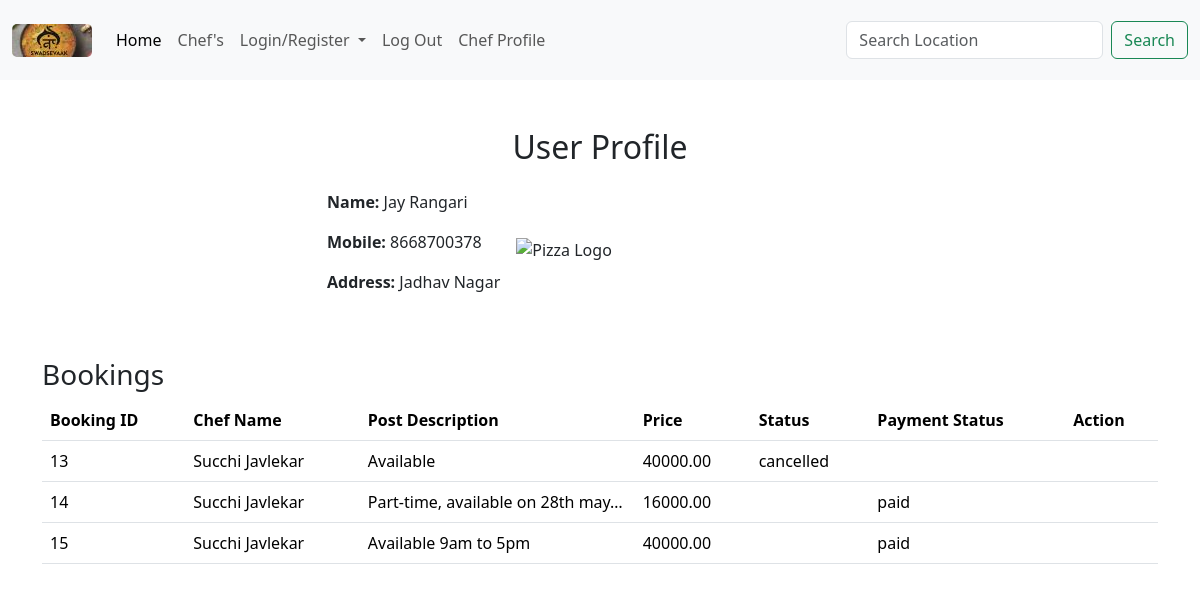
The page /profile.php (signed in) on the database its author committed.
### tables this page shows
CREATE TABLE `auser` (
  `id` int(11) NOT NULL,
  `name` varchar(255) NOT NULL,
  `email` varchar(255) NOT NULL,
  `mobile` bigint(12) NOT NULL,
  `address` text NOT NULL,
  `password` varchar(16) NOT NULL,
  `cpassword` varchar(16) NOT NULL
);

CREATE TABLE `booking` (
  `booking_id` int(11) NOT NULL,
  `email` varchar(255) NOT NULL,
  `post_id` int(11) NOT NULL,
  `status` enum('pending','confirmed','cancelled') NOT NULL DEFAULT 'pending',
  `created_at` timestamp NOT NULL DEFAULT current_timestamp()
);

CREATE TABLE `chef` (
  `chef_id` int(11) NOT NULL,
  `name` varchar(255) NOT NULL,
  `email` varchar(255) NOT NULL,
  `mobile` bigint(10) NOT NULL,
  `address` text NOT NULL,
  `password` varchar(16) NOT NULL,
  `cpassword` varchar(16) NOT NULL
);

CREATE TABLE `posts` (
  `id` int(11) NOT NULL,
  `title` varchar(255) NOT NULL,
  `description` text NOT NULL,
  `price` decimal(10,2) NOT NULL,
  `speciality` varchar(100) NOT NULL,
  `chef_id` int(11) NOT NULL,
  `status` varchar(50) DEFAULT 'Pending',
  `date_posted` timestamp NOT NULL DEFAULT current_timestamp()
);

### profile.php (the view, shortened to what this page needs)
<?php
include("dbconnect.php");
$email = $_SESSION['email'];
$sql = "SELECT * FROM auser WHERE email='$email'";
$result = mysqli_query($conn, $sql);
if (mysqli_num_rows($result) == 1) {
    $row = mysqli_fetch_assoc($result);
    $name = $row['name'];
    $mobile = $row['mobile'];
    $address = $row['address'];
} else {
    header('Location: login.php');
    exit;
}
$booking_query = "SELECT DISTINCT booking.booking_id, booking.status, posts.description, posts.price, chef.name AS chef_name, payment.status AS payment_status
                  FROM booking
                  INNER JOIN posts ON booking.post_id = posts.id
                  INNER JOIN chef ON posts.chef_id = chef.chef_id
                  LEFT JOIN payment ON booking.booking_id = payment.booking_id
                  WHERE booking.email='$email'";
$booking_result = mysqli_query($conn, $booking_query);
?>
<!DOCTYPE html>
<html lang="en">
<head>
    <link href="https://cdn.jsdelivr.net/npm/bootstrap@5.3.3/dist/css/bootstrap.min.css" rel="stylesheet">
</head>
<body>
    <?php include("nav.php") ?>
    <div class="container mt-5">
        <h2 class="text-center mb-4">User Profile</h2>
        <div class="row justify-content-center">
            <div class="col-md-6">
                <div class="logo-container">
                        <div>
                            <p><strong>Name:</strong> <?php echo $name; ?></p>
                            <p><strong>Mobile:</strong> <?php echo $mobile; ?></p>
                            <p><strong>Address:</strong> <?php echo $address; ?></p>
                        </div>
                        <img src="./images/logo2.png" alt="Pizza Logo" class="logo ms-3">
                    </div>
            </div>
        </div>
        <div class="row mt-5">
            <div class="col-md-12">
                <h3>Bookings</h3>
                <table class="table">
                    <thead>
                        <tr>
                            <th>Booking ID</th>
                            <th>Chef Name</th>
                            <th>Post Description</th>
                            <th>Price</th>
                            <th>Status</th>
                            <th>Payment Status</th>
                            <th>Action</th>
                        </tr>
                    </thead>
                    <tbody>
                        <?php
                        while ($booking_row = mysqli_fetch_assoc($booking_result)) {
                            echo "<tr>";
                            echo "<td>{$booking_row['booking_id']}</td>";
                            echo "<td>{$booking_row['chef_name']}</td>";
                            echo "<td>{$booking_row['description']}</td>";
                            echo "<td>{$booking_row['price']}</td>";
                            echo "<td>{$booking_row['status']}</td>";
                            echo "<td>{$booking_row['payment_status']}</td>";
                            echo "<td>";
                            echo "</td>";
                            echo "</tr>";
                        }
                        ?>
                    </tbody>
                </table>
            </div>
        </div>
    </div>
</body>
</html>

### profile.php (style rules this page uses)
.table { width: 100%; }
.table td, .table th { white-space: nowrap; overflow: hidden; text-overflow: ellipsis; max-width: 200px; }
.logo-container { display: flex; align-items: center; }
.logo { max-width: 200px; max-height: 200px; }

### rows shown on the page
auser: name "Jay Rangari", mobile "8668700378", address "Jadhav Nagar"
booking: booking_id "13", chef.name "Succhi Javlekar", post.description "Available", post.price "40000.00", status "cancelled"
booking: booking_id "14", chef.name "Succhi Javlekar", post.description "Part-time, available on 28th may…", post.price "16000.00", payment_status "paid"
booking: booking_id "15", chef.name "Succhi Javlekar", post.description "Available 9am to 5pm", post.price "40000.00", payment_status "paid"
